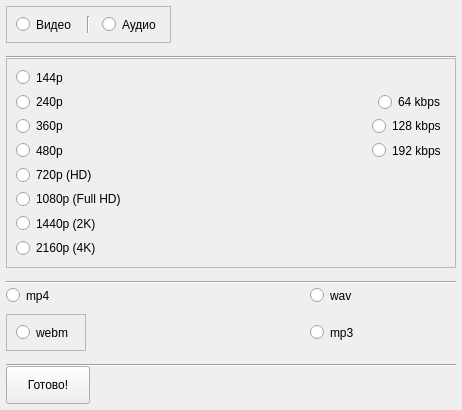
<?xml version="1.0" encoding="UTF-8"?>
<ui version="4.0">
 <class>Form</class>
 <widget class="QWidget" name="Form">
  <property name="geometry">
   <rect>
    <x>0</x>
    <y>0</y>
    <width>462</width>
    <height>410</height>
   </rect>
  </property>
  <property name="windowTitle">
   <string>Form</string>
  </property>
  <widget class="QFrame" name="qualityFrame">
   <property name="geometry">
    <rect>
     <x>6</x>
     <y>58</y>
     <width>450</width>
     <height>210</height>
    </rect>
   </property>
   <property name="frameShape">
    <enum>QFrame::Shape::StyledPanel</enum>
   </property>
   <property name="frameShadow">
    <enum>QFrame::Shadow::Raised</enum>
   </property>
   <layout class="QGridLayout" name="gridLayout_4">
    <item row="1" column="0">
     <widget class="QRadioButton" name="radio240">
      <property name="text">
       <string>240p</string>
      </property>
     </widget>
    </item>
    <item row="14" column="0">
     <widget class="QRadioButton" name="radio1440">
      <property name="text">
       <string>1440p (2K)</string>
      </property>
     </widget>
    </item>
    <item row="1" column="1" alignment="Qt::AlignmentFlag::AlignRight">
     <widget class="QRadioButton" name="audioRadio64">
      <property name="text">
       <string>64 kbps</string>
      </property>
     </widget>
    </item>
    <item row="9" column="1" alignment="Qt::AlignmentFlag::AlignRight">
     <widget class="QRadioButton" name="audioRadio128">
      <property name="text">
       <string>128 kbps</string>
      </property>
     </widget>
    </item>
    <item row="10" column="1" alignment="Qt::AlignmentFlag::AlignRight">
     <widget class="QRadioButton" name="audioRadio192">
      <property name="text">
       <string>192 kbps</string>
      </property>
     </widget>
    </item>
    <item row="9" column="0">
     <widget class="QRadioButton" name="radio360">
      <property name="text">
       <string>360p</string>
      </property>
     </widget>
    </item>
    <item row="13" column="0">
     <widget class="QRadioButton" name="radio1080">
      <property name="text">
       <string>1080p (Full HD)</string>
      </property>
     </widget>
    </item>
    <item row="0" column="0">
     <widget class="QRadioButton" name="radio144">
      <property name="text">
       <string>144p</string>
      </property>
     </widget>
    </item>
    <item row="10" column="0">
     <widget class="QRadioButton" name="radio480">
      <property name="text">
       <string>480p</string>
      </property>
     </widget>
    </item>
    <item row="11" column="0">
     <widget class="QRadioButton" name="radio720">
      <property name="text">
       <string>720p (HD)</string>
      </property>
     </widget>
    </item>
    <item row="15" column="0">
     <widget class="QRadioButton" name="radio2160">
      <property name="text">
       <string>2160p (4K)</string>
      </property>
     </widget>
    </item>
   </layout>
  </widget>
  <widget class="Line" name="line">
   <property name="geometry">
    <rect>
     <x>6</x>
     <y>357</y>
     <width>450</width>
     <height>16</height>
    </rect>
   </property>
   <property name="orientation">
    <enum>Qt::Orientation::Horizontal</enum>
   </property>
  </widget>
  <widget class="Line" name="line_4">
   <property name="geometry">
    <rect>
     <x>6</x>
     <y>49</y>
     <width>450</width>
     <height>16</height>
    </rect>
   </property>
   <property name="orientation">
    <enum>Qt::Orientation::Horizontal</enum>
   </property>
  </widget>
  <widget class="QFrame" name="formatFrame">
   <property name="geometry">
    <rect>
     <x>6</x>
     <y>314</y>
     <width>80</width>
     <height>37</height>
    </rect>
   </property>
   <property name="frameShape">
    <enum>QFrame::Shape::StyledPanel</enum>
   </property>
   <property name="frameShadow">
    <enum>QFrame::Shadow::Raised</enum>
   </property>
   <layout class="QGridLayout" name="gridLayout">
    <item row="0" column="0">
     <widget class="QRadioButton" name="radioWEBM">
      <property name="text">
       <string>webm</string>
      </property>
     </widget>
    </item>
   </layout>
  </widget>
  <widget class="Line" name="line_3">
   <property name="geometry">
    <rect>
     <x>6</x>
     <y>274</y>
     <width>450</width>
     <height>16</height>
    </rect>
   </property>
   <property name="orientation">
    <enum>Qt::Orientation::Horizontal</enum>
   </property>
  </widget>
  <widget class="QFrame" name="typeFrame">
   <property name="geometry">
    <rect>
     <x>6</x>
     <y>6</y>
     <width>165</width>
     <height>37</height>
    </rect>
   </property>
   <property name="frameShape">
    <enum>QFrame::Shape::StyledPanel</enum>
   </property>
   <property name="frameShadow">
    <enum>QFrame::Shadow::Raised</enum>
   </property>
   <layout class="QHBoxLayout" name="horizontalLayout_2">
    <item alignment="Qt::AlignmentFlag::AlignLeft">
     <widget class="QRadioButton" name="videoRadioButton">
      <property name="text">
       <string>Видео</string>
      </property>
     </widget>
    </item>
    <item>
     <widget class="Line" name="line_6">
      <property name="orientation">
       <enum>Qt::Orientation::Vertical</enum>
      </property>
     </widget>
    </item>
    <item alignment="Qt::AlignmentFlag::AlignRight">
     <widget class="QRadioButton" name="audioRadioButton">
      <property name="enabled">
       <bool>true</bool>
      </property>
      <property name="mouseTracking">
       <bool>false</bool>
      </property>
      <property name="tabletTracking">
       <bool>false</bool>
      </property>
      <property name="text">
       <string>Аудио</string>
      </property>
      <property name="checkable">
       <bool>true</bool>
      </property>
      <property name="checked">
       <bool>false</bool>
      </property>
      <property name="autoExclusive">
       <bool>true</bool>
      </property>
     </widget>
    </item>
   </layout>
  </widget>
  <widget class="QRadioButton" name="radioMP4">
   <property name="geometry">
    <rect>
     <x>6</x>
     <y>283</y>
     <width>56</width>
     <height>25</height>
    </rect>
   </property>
   <property name="text">
    <string>mp4</string>
   </property>
  </widget>
  <widget class="QRadioButton" name="radioWAV">
   <property name="geometry">
    <rect>
     <x>310</x>
     <y>283</y>
     <width>52</width>
     <height>25</height>
    </rect>
   </property>
   <property name="text">
    <string>wav</string>
   </property>
  </widget>
  <widget class="QRadioButton" name="radioMP3">
   <property name="geometry">
    <rect>
     <x>310</x>
     <y>320</y>
     <width>56</width>
     <height>25</height>
    </rect>
   </property>
   <property name="text">
    <string>mp3</string>
   </property>
  </widget>
  <widget class="QPushButton" name="ready">
   <property name="geometry">
    <rect>
     <x>6</x>
     <y>366</y>
     <width>84</width>
     <height>38</height>
    </rect>
   </property>
   <property name="text">
    <string>Готово!</string>
   </property>
  </widget>
 </widget>
 <resources/>
 <connections/>
</ui>
